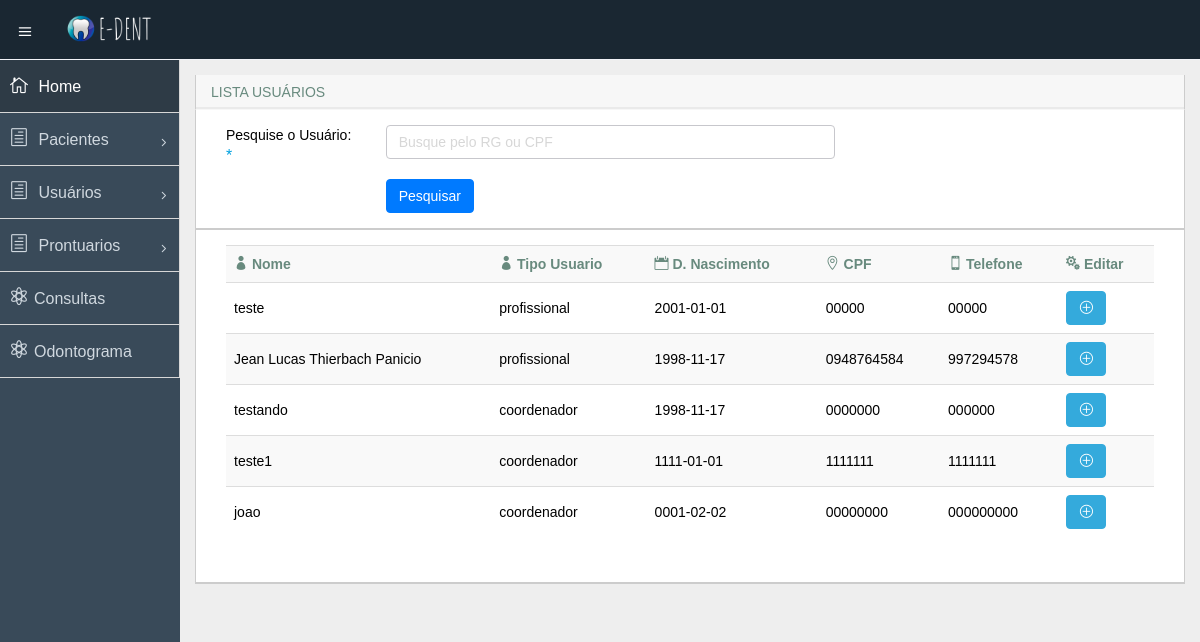
/listaUsuario.php, run on the app's committed database.
### tables this page shows
CREATE TABLE `usuario` (
  `idUsuario` int(11) NOT NULL AUTO_INCREMENT,
  `senha` varchar(30) NOT NULL,
  `tipoUsuario` enum('profissional','coordenador') NOT NULL,
  `nome` varchar(100) NOT NULL,
  `data_nasc` date NOT NULL,
  `telefone` varchar(20) NOT NULL,
  `sexo` enum('m','f') NOT NULL,
  `estado_civil` enum('c','s','d') NOT NULL,
  `rg` varchar(20) NOT NULL,
  `cpf` varchar(20) NOT NULL,
  `bairro` varchar(30) NOT NULL,
  `cep` varchar(20) NOT NULL,
  `cidade` varchar(50) NOT NULL,
  `enderecoResidencial` varchar(50) NOT NULL,
  `email` varchar(30) NOT NULL,
  `confirmar_senha` varchar(30) NOT NULL,
  PRIMARY KEY (`idUsuario`)
);

### listaUsuario.php (the view, shortened to what this page needs)
<!DOCTYPE html>
<html lang="pt-br">
<head>
  <link href="css/bootstrap.min.css" rel="stylesheet">
  <link href="css/bootstrap-theme.css" rel="stylesheet">
  <link href="css/elegant-icons-style.css" rel="stylesheet" />
  <link href="css/font-awesome.min.css" rel="stylesheet" />
  <link href="assets/fullcalendar/fullcalendar/bootstrap-fullcalendar.css" rel="stylesheet" />
  <link href="assets/fullcalendar/fullcalendar/fullcalendar.css" rel="stylesheet" />
  <link href="assets/jquery-easy-pie-chart/jquery.easy-pie-chart.css" rel="stylesheet" type="text/css" media="screen" />
  <link rel="stylesheet" href="css/owl.carousel.css" type="text/css">
  <link href="css/jquery-jvectormap-1.2.2.css" rel="stylesheet">
  <link rel="stylesheet" href="css/fullcalendar.css">
  <link href="css/widgets.css" rel="stylesheet">
  <link href="css/style.css" rel="stylesheet">
  <link href="css/style-responsive.css" rel="stylesheet" />
  <link href="css/xcharts.min.css" rel=" stylesheet">
  <link href="css/jquery-ui-1.10.4.min.css" rel="stylesheet">
  <link href="css/bootstrap.min.css" rel="stylesheet" type="text/css">
  <link rel="stylesheet" href="css/main.css">
</head>
<body>
  <?php include_once("conexao.php") ?>
  <section id="container" class="">
    <header class="header dark-bg">
      <div class="toggle-nav">
        <div class="icon-reorder tooltips" data-original-title="Menu lateral" data-placement="bottom"><i class="icon_menu"></i></div>
      </div>
      <a class="navbar-brand" href="loginEDENT/indexLogin.html">
        <img src="images/icons/E-DENT-3.png" class="nav-item " alt="logo" style="width: 90px">
      </a>
    </header>
    <aside>
      <div id="sidebar" class="nav-collapse ">
        <ul class="sidebar-menu">
          <li class="active">
            <a class="" href="indexCoordenador.html">
              <i class="icon_house_alt"></i>
              <span>Home</span>
            </a>
          </li>
          <li class="sub-menu">
            <a href="javascript:;" class="">
              <i class="icon_document_alt"></i>
              <span> Pacientes</span>
              <span class="menu-arrow arrow_carrot-right"></span>
            </a>
          </li>
          <li class="sub-menu">
            <a href="javascript:;" class="">
              <i class="icon_document_alt"></i>
              <span> Usuários</span>
              <span class="menu-arrow arrow_carrot-right"></span>
            </a>
          </li>
          <li class="sub-menu">
            <a href="javascript:;" class="">
              <i class="icon_document_alt"></i>
              <span> Prontuarios</span>
              <span class="menu-arrow arrow_carrot-right"></span>
            </a>
          </li>
          <li><a class="" href="agendaConsultas.html"><i class="icon_genius"></i><span>Consultas</span></a></li>
          <li><a class="" href="odontograma.html"><i class="icon_genius"></i><span>Odontograma</span></a></li>
        </ul>
      </div>
    </aside>
    <section id="main-content">
      <section class="wrapper">
        <div class="row">
          <div class="col-lg-12">
            <section class="panel">
              <header class="panel-heading">
                LISTA USUÁRIOS
              </header>
                <div class="panel-body">
                  <form method="get" action="">
                  <div class="form">
                    <label for="" class="control-label col-lg-2">Pesquise o Usuário: <span class="required">*</span></label>
                      <div class="col-lg-6">
                        <input type="search" id="" value="" class="form-control" placeholder="Busque pelo RG ou CPF">
                        <br>
                        <input class="btn btn-primary" type="button" value="Pesquisar">
                      </div>
                  </div>
                  </form>
                </div>
                <div class="panel-body">
                  <div class="col-lg-12">
                    <section class="panel">
                      <table class="table table-striped table-advance table-hover">
                        <tbody>
                          <tr>
                            <th><i class="icon_profile"></i> Nome</th>
                            <th><i class="icon_profile"></i> Tipo Usuario</th>
                            <th><i class="icon_calendar"></i> D. Nascimento</th>
                            <th><i class="icon_pin_alt"></i> CPF</th>
                            <th><i class="icon_mobile"></i> Telefone</th>
                            <th><i class="icon_cogs"></i> Editar</th>
                          </tr>
                          <?php
                            $sql_lista_usuario = "SELECT nome, tipoUsuario, data_nasc, cpf, telefone FROM usuario";
                            $lista_usuarios = mysqli_query ($conexao, $sql_lista_usuario);
                            if($lista_usuarios > null){
                              while ($data = mysqli_fetch_array($lista_usuarios)){
                                ?>
                                  <tr>
                                    <td><?= $data ["nome"]; ?></td>
                                    <td><?= $data ["tipoUsuario"]; ?></td>
                                    <td><?= $data ["data_nasc"]; ?></td>
                                    <td><?= $data ["cpf"]; ?></td>
                                    <td><?= $data ["telefone"]; ?></td>
                                    <td>
                                      <div class="btn-group">
                                        <a class="btn btn-info" href=""><i class="icon_plus_alt2"></i></a>
                                      </div>
                                    </td>
                                  </tr>
                                <?php
                              }
                            }
                          ?>
                        </tbody>
                      </table>
                    </section>
                  </div>
                </div>
            </section>
          </div>
        </div>
      </section>
    </section>
  </section>
</body>
</html>

### css/main.css (style rules this page uses)
body { margin: 0; padding: 0; color: #000; font-family: Arial, sans-serif; }

### data on the page
usuario: nome "teste", tipoUsuario "profissional", data_nasc "2001-01-01", cpf "00000", telefone "00000"
usuario: nome "Jean Lucas Thierbach Panicio", tipoUsuario "profissional", data_nasc "1998-11-17", cpf "0948764584", telefone "997294578"
usuario: nome "testando", tipoUsuario "coordenador", data_nasc "1998-11-17", cpf "0000000", telefone "000000"
usuario: nome "teste1", tipoUsuario "coordenador", data_nasc "1111-01-01", cpf "1111111", telefone "1111111"
usuario: nome "joao", tipoUsuario "coordenador", data_nasc "0001-02-02", cpf "00000000", telefone "000000000"
